Frame 1 (no input): blank canvas, image omitted
Frame 60 (no input): blank canvas, image omitted
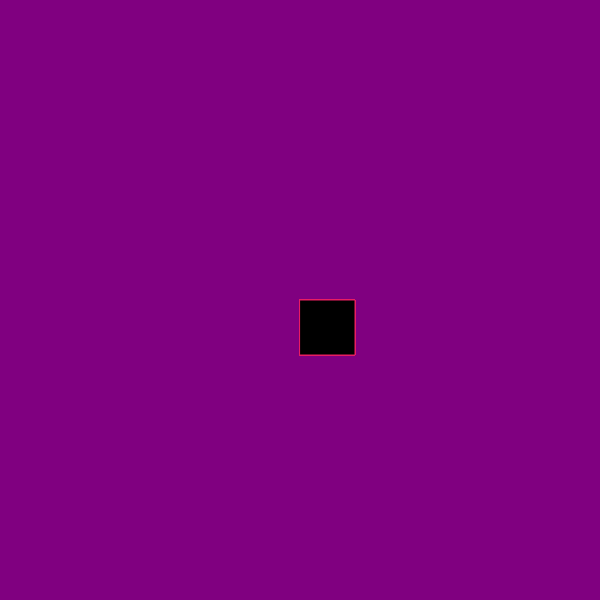
Frame 120 (the mouse pressed at the canvas centre since frame 60)

The p5.js sketch whose frames 1 and 60 were blank and that drew this single picture after the mouse press (run headless with seeded random() and noise() and a simulated clock; from frame 60 on, the mouse is pressed at the canvas centre):

// p5.js sketch
// ── sketch.js
function setup() {
  createCanvas(600, 600);
  background("purple");
  
}

function draw() {
  
  
  stroke("#E91E63");
  fill ("black");
  
   // console.log(mouseIsPressed);
  
  if (mouseIsPressed) {
  rect (mouseX, mouseY, 55,55);
  }
  }
